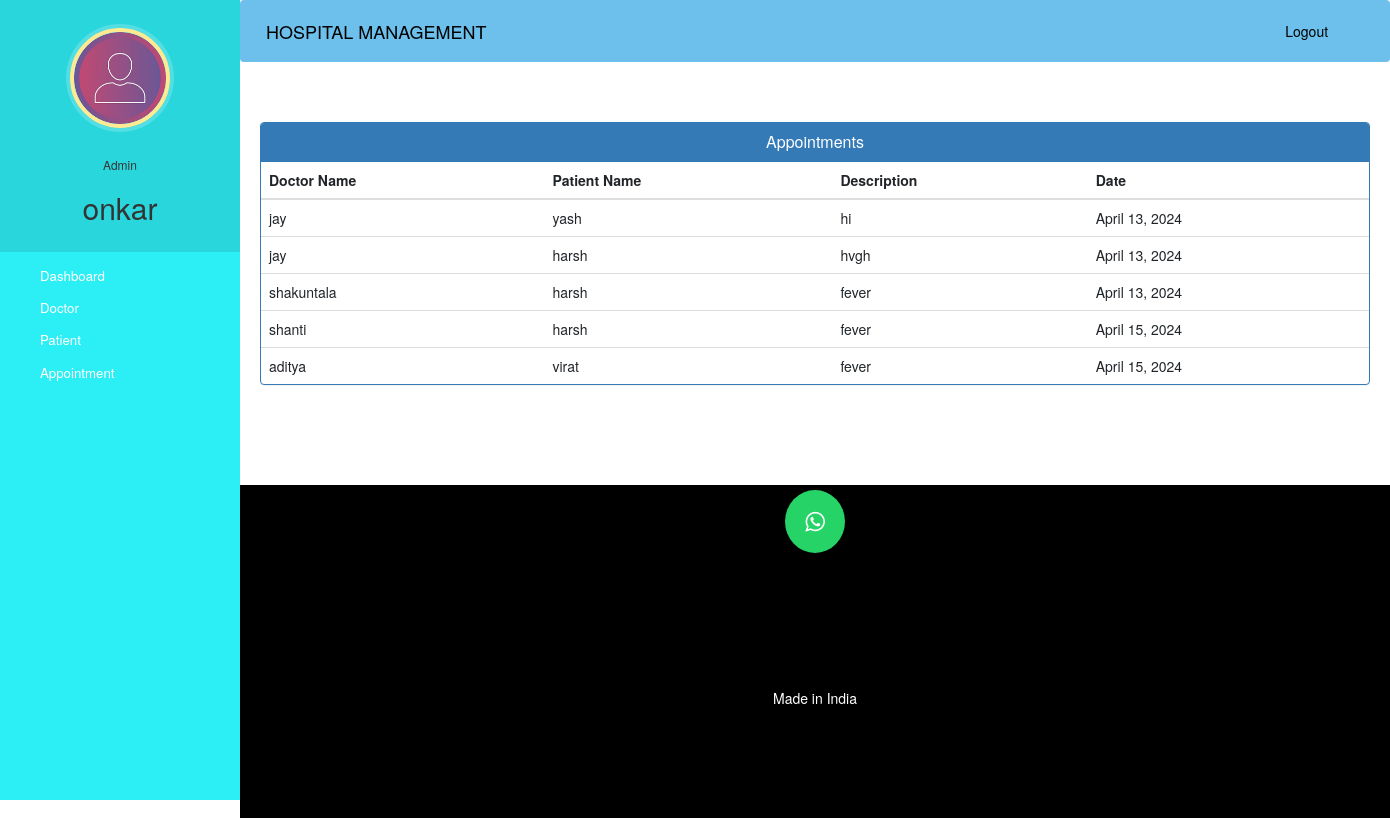
/admin-view-appointment (signed in), run on the app's committed database.
### hospital/models.py (models this page shows)
class Appointment(models.Model):
    patientId=models.PositiveIntegerField(null=True)
    doctorId=models.PositiveIntegerField(null=True)
    patientName=models.CharField(max_length=40,null=True)
    doctorName=models.CharField(max_length=40,null=True)
    appointmentDate=models.DateField(auto_now=True)
    description=models.TextField(max_length=500)
    status=models.BooleanField(default=False)

### hospital/views.py (the view)
# urls.py: path('admin-view-appointment', views.admin_view_appointment_view,name='admin-view-appointment'),
@login_required(login_url='adminlogin')
@user_passes_test(is_admin)
def admin_view_appointment_view(request):
    appointments=models.Appointment.objects.all().filter(status=True)
    return render(request,'hospital/admin_view_appointment.html',{'appointments':appointments})

### hospital/views.py (called while the page is built)
def is_admin(user):
    return user.groups.filter(name='ADMIN').exists()

### templates/hospital/admin_view_appointment.html (shortened to what this page needs)
{% extends 'hospital/admin_base.html' %}
{% block content %}
<head>
  <link href="//netdna.bootstrapcdn.com/bootstrap/3.0.0/css/bootstrap.min.css" rel="stylesheet" id="bootstrap-css">
</head>
<div class="container">
  <div class="panel panel-primary">
    <div class="panel-heading">
      <h6 class="panel-title">Appointments</h6>
    </div>
    <table class="table table-hover" id="dev-table">
      <thead>
        <tr>
          <th>Doctor Name</th>
          <th>Patient Name</th>
          <th>Description</th>
          <th>Date</th>
        </tr>
      </thead>
      {% for a in appointments %}
      <tr>
        <td> {{a.doctorName}}</td>
        <td>{{a.patientName}}</td>
        <td>{{a.description}}</td>
        <td>{{a.appointmentDate}}</td>
      </tr>
      {% endfor %}
    </table>
  </div>
</div>
{% endblock content %}

### templates/hospital/admin_base.html (shortened to what this page needs)
<!DOCTYPE html>
{% load static %}
<html lang="en">
<head>
  <link rel="stylesheet" href="https://stackpath.bootstrapcdn.com/bootstrap/4.3.1/css/bootstrap.min.css">
  <link rel="stylesheet" href="https://maxcdn.bootstrapcdn.com/font-awesome/4.7.0/css/font-awesome.min.css">
  <link rel="stylesheet" href="{% static '/style.css' %}">
</head>
<body>
  <nav class="menu" tabindex="0">
    <header class="avatar">
      <img src="{% static "images/adminpropic.png" %}" />
      <br><br>
      <h6>Admin</h6>
      <h2>{{request.user.first_name}}</h2>
    </header>
    <ul>
      <li tabindex="0" class="icon-dashboard"> <a style="color:white; text-decoration:none;" href="/admin-dashboard"><span>Dashboard</span></a> </li>
      <li tabindex="0" class="icon-customers"> <a style="color:white; text-decoration:none;" href="/admin-doctor"><span>Doctor</span></a></li>
      <li tabindex="0" class="icon-users"> <a style="color:white; text-decoration:none;" href="/admin-patient"><span>Patient</span></a></li>
      <li tabindex="0" class="icon-calendar"> <a style="color:white; text-decoration:none;" href="/admin-appointment"><span>Appointment</span></a></li>
    </ul>
  </nav>
  <main>
    <div class="bs-example">
      <nav class="navbar navbar-expand-md  navbar-dark fixed-top" style="background:#6cc0eb;;">
        <a href="/admin-dashboard" class="navbar-brand" style = "color : black">HOSPITAL MANAGEMENT</a>
        <div class="collapse navbar-collapse justify-content-between" id="navbarCollapse">
          <div class="navbar-nav" style=" margin-left: 90%;">
            <a href="/logout" class="nav-item nav-link" style = "color : black">Logout</a>
          </div>
        </div>
      </nav>
    </div>
    <br><br>
    {% block content %}
    {% endblock content %}
    <br><br><br><br>
    <footer>
      <p>
        <a id="ftr" href="https://api.whatsapp.com/send?phone=918766046082&text=Hello%20Shashank.%0d%0aHow%20are%20you%20%3f%0d%0aI%20came%20from%20your%20website.&source=&data=#" class="fa fa-whatsapp"></a>
      </p>
      <br>
      <div class="container">
        <div class="row">
          <div class="col-md-12 col-sm-12">
            <div style="color:#ffffff;" class="wow fadeInUp footer-copyright">
              <p>Made in India <br></p>
            </div>
          </div>
        </div>
      </div>
    </footer>
  </main>
</body>
</html>

### static/style.css (style rules this page uses)
body { padding-left: 240px; }
main { position: relative; height: 100vh; }
.menu { background: #5bc995; height: 100vh; width: 240px; position: fixed; top: 0px; left: 0; z-index: 5; outline: none; }
.menu .avatar { background: rgba(0, 0, 0, 0.1); padding: 2em 0.5em; text-align: center; }
.menu .avatar img { width: 100px; border-radius: 50%; overflow: hidden; border: 4px solid #ffea92; box-shadow: 0 0 0 4px rgba(255, 255, 255, 0.2); }
.menu .avatar h2 { font-weight: normal; margin-bottom: 0; }
.menu ul { list-style: none; padding: 0.5em 0; margin: 0; }
.menu ul li { padding: 0.5em 1em 0.5em 3em; font-size: 0.95em; font-weight: regular; background-repeat: no-repeat; background-position: left 15px center; background-size: auto 20px; transition: all 0.15s linear; cursor: pointer; }
.menu ul li.icon-dashboard { background-image: url("http://www.entypo.com/images//gauge.svg"); }
.menu ul li.icon-customers { background-image: url("http://www.entypo.com/images//briefcase.svg"); }
.menu ul li.icon-users { background-image: url("http://www.entypo.com/images//users.svg"); }
.menu ul li.icon-calendar { background-image: url("http://www.entypo.com/images//calendar.svg"); }

### templates/hospital/admin_base.html (style rules this page uses)
a:link { text-decoration: none; }
a { color: white; }
footer { padding: 0px 0px 0px 0px; background-color: black; margin: 0px; }
#ftr { padding: 20px; }
.fa { font-size: 23px; width: 60px; text-align: center; text-decoration: none; margin: 5px 2px; border-radius: 50%; }
.fa-whatsapp { background: #25d366; color: white; }
p { text-align: center; }
body { padding-left: 240px; }
main { position: relative; height: 100vh; }
.menu { background: #2ceef5; height: 100vh; width: 240px; position: fixed; top: 0px; left: 0; z-index: 5; outline: none; }
.menu .avatar { background: rgba(0, 0, 0, 0.1); padding: 2em 0.5em; text-align: center; }
.menu .avatar img { width: 100px; border-radius: 50%; overflow: hidden; border: 4px solid #ffea92; box-shadow: 0 0 0 4px rgba(255, 255, 255, 0.2); }
.menu .avatar h2 { font-weight: normal; margin-bottom: 0; }
.menu ul { list-style: none; padding: 0.5em 0; margin: 0; }
.menu ul li { padding: 0.5em 1em 0.5em 3em; font-size: 0.95em; font-weight: regular; background-repeat: no-repeat; background-position: left 15px center; background-size: auto 20px; transition: all 0.15s linear; cursor: pointer; }
.menu ul li.icon-dashboard { background-image: url("http://www.entypo.com/images//gauge.svg"); }
.menu ul li.icon-customers { background-image: url("http://www.entypo.com/images//briefcase.svg"); }
.menu ul li.icon-users { background-image: url("http://www.entypo.com/images//users.svg"); }
.menu ul li.icon-calendar { background-image: url("http://www.entypo.com/images//calendar.svg"); }

### templates/hospital/admin_view_appointment.html (style rules this page uses)
a:link { text-decoration: none; }
h6 { text-align: center; }
.row { margin: 100px; }

### data on the page
Appointment: doctorName "jay", patientName "yash", description "hi", appointmentDate "April 13, 2024"
Appointment: doctorName "jay", patientName "harsh", description "hvgh", appointmentDate "April 13, 2024"
Appointment: doctorName "shakuntala", patientName "harsh", description "fever", appointmentDate "April 13, 2024"
Appointment: doctorName "shanti", patientName "harsh", description "fever", appointmentDate "April 15, 2024"
Appointment: doctorName "aditya", patientName "virat", description "fever", appointmentDate "April 15, 2024"

### other printed values
{{ request.user.first_name }} "onkar"
